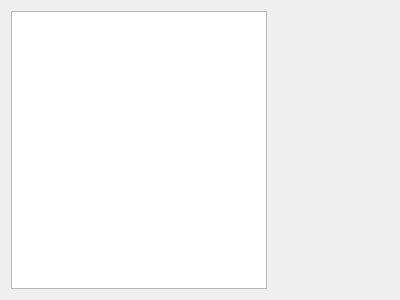
<?xml version="1.0" encoding="UTF-8"?>
<ui version="4.0">
 <class>CollectionView</class>
 <widget class="QWidget" name="CollectionView">
  <property name="geometry">
   <rect>
    <x>0</x>
    <y>0</y>
    <width>400</width>
    <height>300</height>
   </rect>
  </property>
  <property name="windowTitle">
   <string>Form</string>
  </property>
  <layout class="QVBoxLayout" name="verticalLayout">
   <item>
    <layout class="QHBoxLayout" name="viewLayout">
     <item>
      <widget class="RecordItNow::CollectionListWidget" name="collectionList">
       <property name="sizePolicy">
        <sizepolicy hsizetype="Preferred" vsizetype="Preferred">
         <horstretch>0</horstretch>
         <verstretch>0</verstretch>
        </sizepolicy>
       </property>
       <property name="minimumSize">
        <size>
         <width>0</width>
         <height>0</height>
        </size>
       </property>
       <property name="maximumSize">
        <size>
         <width>16777215</width>
         <height>16777215</height>
        </size>
       </property>
       <property name="frameShape">
        <enum>QFrame::StyledPanel</enum>
       </property>
       <property name="frameShadow">
        <enum>QFrame::Sunken</enum>
       </property>
       <property name="alternatingRowColors">
        <bool>true</bool>
       </property>
       <property name="resizeMode">
        <enum>QListView::Adjust</enum>
       </property>
      </widget>
     </item>
     <item>
      <widget class="QWidget" name="contentWidget" native="true">
       <layout class="QVBoxLayout" name="contentWidgetLayout">
        <item>
         <widget class="RecordItNow::CollectionListSearchWidget" name="searchWidget" native="true"/>
        </item>
        <item>
         <widget class="QWidget" name="collectionItemWidget" native="true">
          <property name="sizePolicy">
           <sizepolicy hsizetype="Expanding" vsizetype="Expanding">
            <horstretch>0</horstretch>
            <verstretch>0</verstretch>
           </sizepolicy>
          </property>
         </widget>
        </item>
       </layout>
      </widget>
     </item>
    </layout>
   </item>
  </layout>
 </widget>
 <customwidgets>
  <customwidget>
   <class>RecordItNow::CollectionListSearchWidget</class>
   <extends>QWidget</extends>
   <header>collectionlistsearchwidget.h</header>
   <container>1</container>
  </customwidget>
  <customwidget>
   <class>RecordItNow::CollectionListWidget</class>
   <extends>QListWidget</extends>
   <header>collectionlistwidget.h</header>
  </customwidget>
 </customwidgets>
 <resources/>
 <connections/>
</ui>
